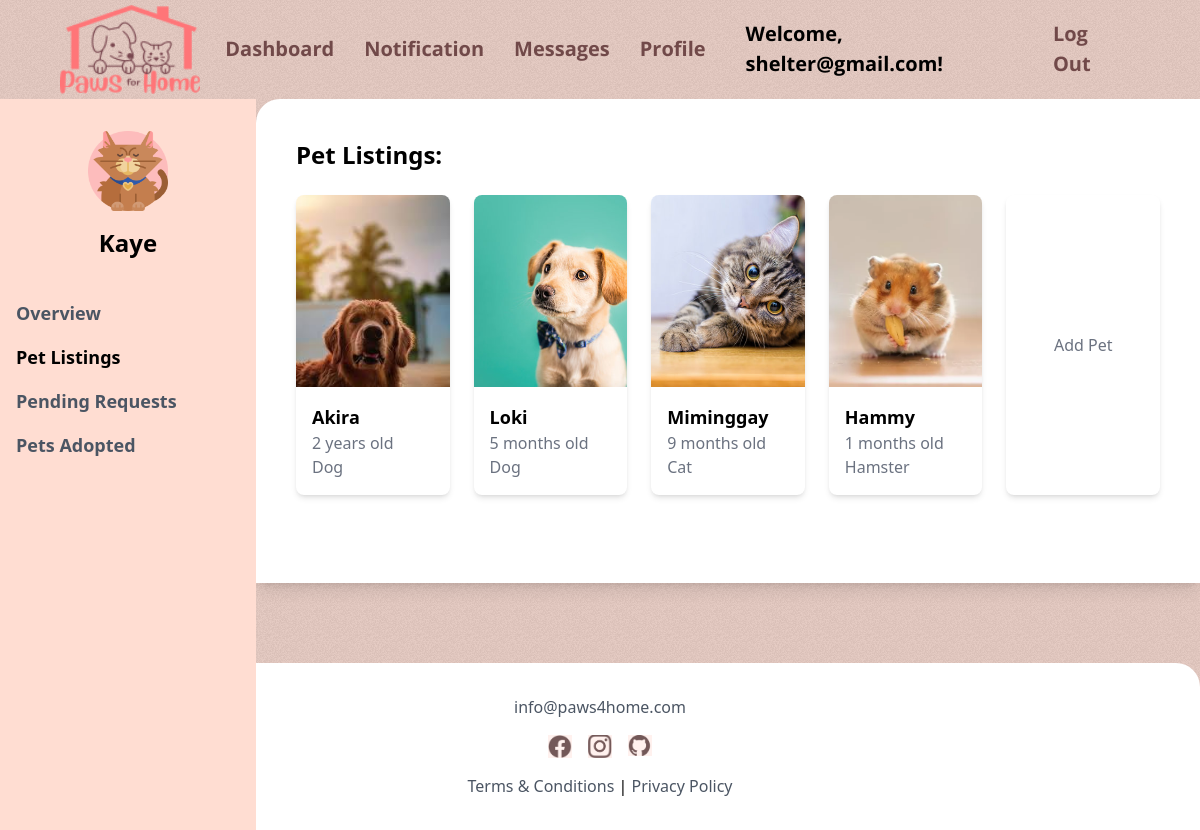
The app's page /pet_listings/ (signed in), older data.
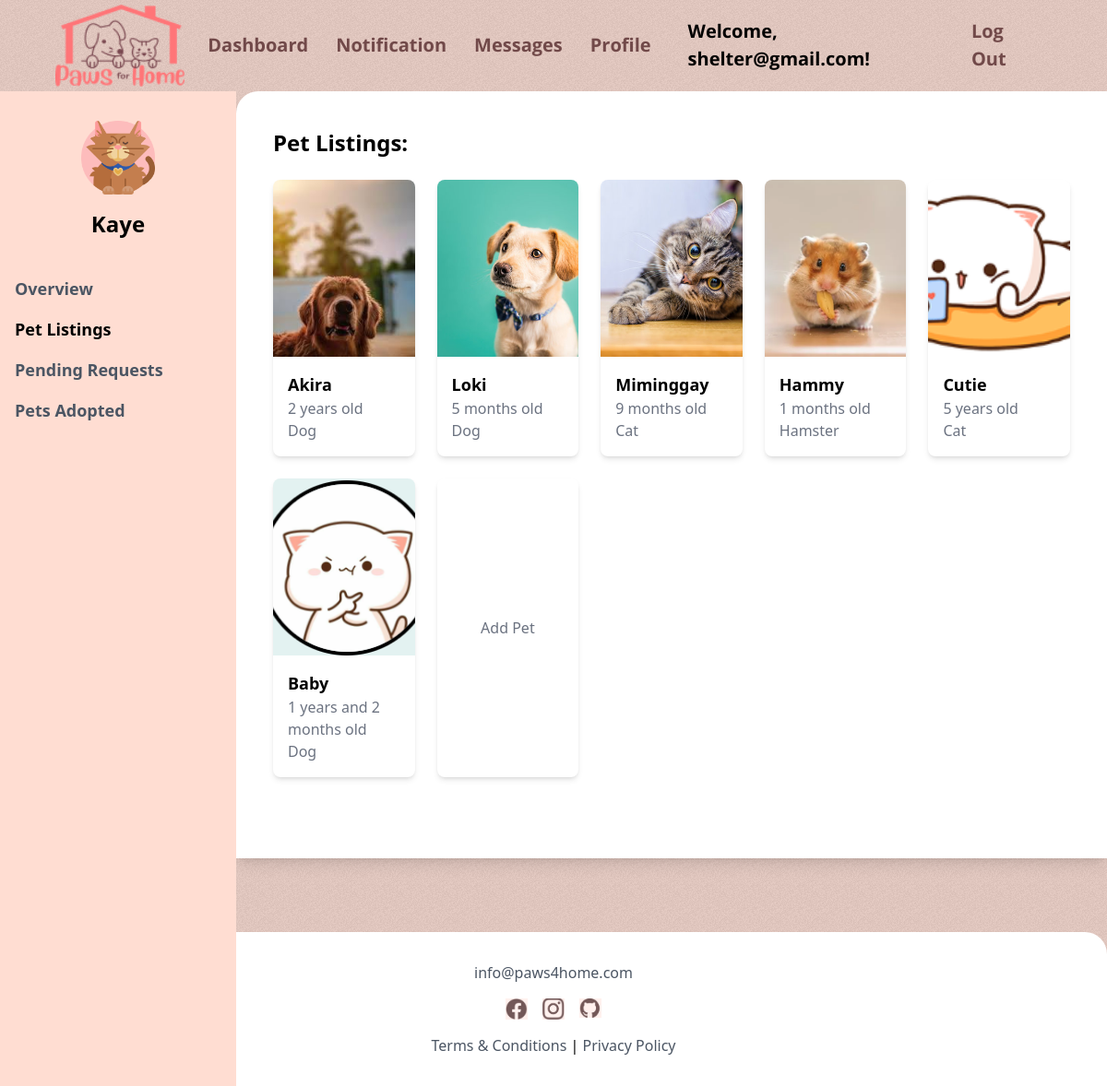
The same page, newer data.
### main/models.py (models this page shows, shortened)
class Account(AbstractBaseUser, PermissionsMixin):
    account_type = models.CharField(max_length=10)
    first_name = models.CharField(max_length=100, blank=True, null=True)
    last_name = models.CharField(max_length=100, blank=True, null=True)
    birth_date = models.DateField(blank=True, null=True)
    phone_number = models.IntegerField(blank=True, null=True)
    email = models.EmailField(max_length=100, unique=True)
    password = models.TextField()
    address = models.TextField(blank=True, null=True)
    last_login = models.DateTimeField(blank=True, null=True)
    is_active = models.BooleanField(default=True)
    is_staff = models.BooleanField(default=False)
    objects = AccountManager()
    USERNAME_FIELD = 'email'
    REQUIRED_FIELDS = []

### pets/models.py (models this page shows, shortened)
class Pet(models.Model):
    STATUS_CHOICES = [
        (1, 'Available'),
        (2, 'Adopted'),
    ]
    name = models.CharField(max_length=100)
    image = models.ImageField(upload_to='pets/', default='pets/default_pet.jpg')
    type = models.CharField(max_length=100)
    age_years = models.IntegerField(default=0)
    age_months = models.IntegerField(default=0)
    description = models.TextField()
    adoption_fee = models.DecimalField(max_digits=10, decimal_places=2)
    status = models.IntegerField(choices=STATUS_CHOICES, default=1)
    created_at = models.DateTimeField(auto_now_add=True)
    owner = models.ForeignKey(settings.AUTH_USER_MODEL, on_delete=models.CASCADE, null=True)

### pets/views.py (the view)
# urls.py: path('pet_listings/', my_pets, name='pet_listings'),
@login_required
def my_pets(request):
    pets = Pet.objects.filter(owner=request.user)
    return render(request, 'shelterdashboard/pet_listings.html', {'pets': pets})

### main/templates/shelterdashboard/pet_listings.html (shortened to what this page needs)
{% extends "index.html" %}
{% block contents %}
<script src="https://cdn.tailwindcss.com"></script>
{% load static %}
<link rel="stylesheet" href="{% static 'css/landing_page.css' %}">
<body class="bg-[#FFDDD2] font-sans min-h-screen flex flex-col">
  <div class="flex flex-grow">
    <aside class="bg-[#FFDDD2] w-64 py-8 px-4 flex flex-col fixed h-screen">
      <div class="flex items-center justify-center">
        <img src="{% static 'images/shelterlogo.png' %}" alt="Shelter Logo" class="h-20">
      </div>
      <h1 class="text-2xl font-bold text-center mt-4">{{ request.user.first_name }}</h1>
      <nav class="mt-10">
        <ul class="space-y-4">
          <li><a href="{% url 'main:shelterdashboard' %}" class="block text-lg text-gray-600 hover:text-[#F2968F] font-bold">Overview</a></li>
          <li><span class="block text-lg text-black font-bold">Pet Listings</span></li>
          <li><a href="{% url 'main:pending_requests' %}" class="block text-lg text-gray-600 hover:text-[#F2968F] font-bold">Pending Requests</a></li>
          <li><a href="{% url 'main:petsadopted' %}" class="block text-lg text-gray-600 hover:text-[#F2968F] font-bold">Pets Adopted</a></li>
        </ul>
      </nav>
    </aside>
    <main class="flex-grow bg-white ml-64 p-10 rounded-tl-3xl shadow-lg max-w-[90%] xl:max-w-[85%] mx-auto">
      <section class="mb-12">
        <h3 class="text-2xl font-bold mb-6">Pet Listings:</h3>
        <div class="grid grid-cols-5 gap-6">
          {% for pet in pets %}
          <div class="bg-white rounded-lg shadow-md overflow-hidden cursor-pointer"
               onclick="showPetModal('{{ pet.id }}', '{{ pet.name }}', '{{ pet.created_at }}', '{{ pet.age_years }}', '{{ pet.age_months }}', '{{ pet.type }}', '{{ pet.description }}', '{{ pet.image.url }}')">
            <img src="{{ pet.image.url }}" alt="{{ pet.name }}" class="w-full h-48 object-cover">
            <div class="p-4">
              <h3 class="font-bold text-lg">{{ pet.name }}</h3>
              <p class="text-gray-500">
                {% if pet.age_years > 0 %}
                    {{ pet.age_years }} years{% if pet.age_months > 0 %} and {{ pet.age_months }} months{% endif %} old
                {% else %}
                    {{ pet.age_months }} months old
                {% endif %}
              </p>
              <span class="text-gray-500">{{ pet.type }}</span>
            </div>
          </div>
          {% empty %}
          <p class="text-gray-500">You have no pets listed for adoption.</p>
          {% endfor %}
          <a href="{% url 'pets:add_pet' %}" class="bg-white p-4 rounded-lg shadow-md flex items-center justify-center py-28">
            <span class="text-gray-500">Add Pet</span>
          </a>
        </div>
      </section>
    </main>
  </div>
</body>
{% endblock contents %}

### main/templates/index.html (shortened to what this page needs)
<!DOCTYPE html>
<html lang="en">
<head>
    {% load static %}
    <link rel="stylesheet" href="{% static "css/landing_page.css" %}">
    <link rel="stylesheet" href="{% static "css/main-page.css" %}">
    <script src="https://cdn.tailwindcss.com"></script>
</head>
<body>
    <div class="nav-bar">
        <div>
            <a href="{% url 'main:home' %}">
                <img src="{% static 'images/paws4homelogo.png' %}" alt="logo">
            </a>
        </div>
        <div>
            {% if request.user.account_type == 'user' %}
                <div class="nav-items">
                    <a href="{% url 'main:user_dashboard' %}">Dashboard</a>
                </div>
                <div class="nav-items">
                    <a href="{% url 'pets:list_pet' %}">Browse</a>
                </div>
            {% else %}
                <div class="nav-items">
                    <a href="{% url 'main:shelterdashboard' %}">Dashboard</a>
                </div>
            {% endif %}
            <div class="nav-items">
                <a href="{% url 'main:notifications' %}">Notification</a>
            </div>
            <div class="nav-items">
                <a href="{% url 'main:conversations_list' %}">Messages</a>
            </div>
            <div class="nav-items">
                <a href="{% url 'main:profile' %}">Profile</a>
            </div>
        </div>
        <div>
                {% if request.user.is_authenticated %}
                    <div class="nav-items">Welcome, {{ request.user.email }}!</div>
                    <div class="nav-items">
                        <a href="{% url 'main:logout_account' %}">Log Out</a>
                    </div>
                {% else %}
                    <div class="nav-items">Welcome, Guest!</div>
                    <div class="nav-items">
                        <a href="{% url 'main:login_account' %}">Log In</a>
                    </div>
                {% endif %}
        </div>
    </div>
    {% block contents %}
    {% endblock contents %}
      <footer class="bg-white py-8 m-0 mt-20 w-full rounded-t-[24px]">
        <div class="container mx-auto text-center">
            <p class="text-gray-600 mb-4">info@paws4home.com</p>
            <div class="social-icons flex justify-center space-x-4 mb-4">
                <a href="#"><img src="{% static 'images/facebookpic.png' %}" alt="Facebook" class="w-6"></a>
                <a href="#"><img src="{% static 'images/instagrampic.png' %}" alt="Instagram" class="w-6"></a>
                <a href="#"><img src="{% static 'images/githubpic.png' %}" alt="GitHub" class="w-6"></a>
            </div>
            <p><a href="#" class="text-gray-600 hover:text-gray-800">Terms & Conditions</a> | <a href="#" class="text-gray-600 hover:text-gray-800">Privacy Policy</a></p>
        </div>
    </footer>
    </html>
</body>
</html>

### main/static/css/landing_page.css (style rules this page uses)
body { background-color: #121212; }

### main/static/css/main-page.css (style rules this page uses)
.nav-bar { display: flex; flex-direction: row; justify-content: space-between; padding: 0 55px; }
.nav-bar div { padding: 5px; display: flex; flex-direction: row; }
.nav-bar div .nav-items { padding: 10px; margin: 0 5px; display: flex; align-items: center; justify-content: center; font-family: 'Open Sans'; font-size: 20px; font-weight: bold; }
.nav-items a { color: #714949; text-decoration: none; }
.nav-bar div img { width: 150px; }

Row changes from the older to the newer data that the page shows:
added Pet: image (picture), name "Cutie", age_years "5", type "Cat"
added Pet: image (picture), name "Baby", age_years "1", age_months "2", type "Dog"
